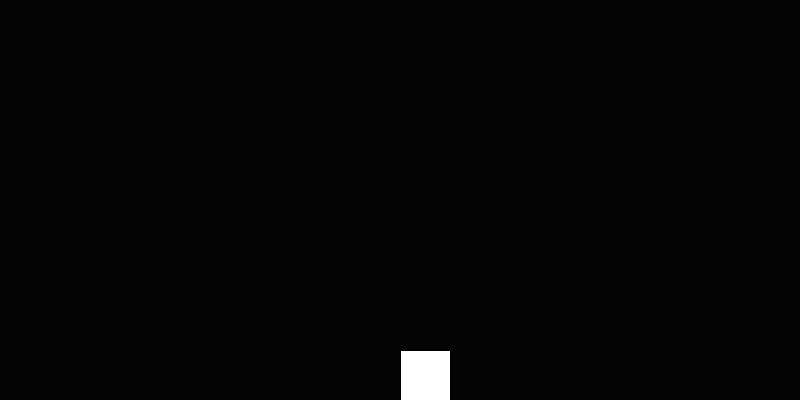
Frame 1 (no input)
Frame 60 (the mouse pressed at the canvas centre just before this capture): identical to frame 1, image omitted
Frame 120 (the mouse held since frame 60 and released just before this capture): identical to frame 1, image omitted

The Processing sketch that drew this single still picture (run headless with seeded random() and noise(); from frame 60 on, the mouse is pressed at the canvas centre):

// Processing sketch: punto_13
// ── punto_13.pde
PJ p1;
ArrayList<Bullet> balas;
int ultimaBala;
int intervalo = 5000;


void setup(){
 size(800,400); 
 p1= new PJ(width/2, height-50,50,50);
 balas = new ArrayList<Bullet>();
 ultimaBala = millis();
 
}

void draw(){
 background(4); 
 p1.dibujar();
 p1.mover();
 
 for (int i = balas.size() - 1; i >= 0; i--) {
    Bullet bala = balas.get(i);
    bala.dibujar();
    bala.mover();
       if (bala.y < 0) {
      balas.remove(i);
       }
   }
   if (millis() - ultimaBala > intervalo) {
    balas.add(new Bullet(p1.x, p1.y));
    ultimaBala = millis(); 
  }
  
  if (millis() - ultimaBala > intervalo && balas.size() < 5) {
    balas.add(new Bullet(p1.x, p1.y));
    ultimaBala = millis();
  }
  
}

void keyPressed(){
 if(key=='a'){
   p1.moviendoDerecha=true;
 }
 if(key=='d'){
   p1.moviendoIzquierda=true;
 }
}
void keyReleased(){
  if(key=='a'){
    p1.moviendoDerecha=false;
 } 
 if(key=='d'){
    p1.moviendoIzquierda=false;
 } 
}

// ── Bullet.pde
class Bullet{
float x, y, d;
int speed;
PVector vectorPos;
PVector vectorVeloz;

Bullet(float posX, float posY){
  x=posX;
  y=posY;
  d=10;
  speed= 5;
  vectorPos= new PVector(x,y);
  vectorVeloz= new PVector(0,-speed);
}
void dibujar(){
 circle(vectorPos.x, vectorPos.y, d);  
}
void mover() {
    vectorPos.add(vectorVeloz);
    colisionarConParedes();
  }
  
void colisionarConParedes() {
    if (vectorPos.x <= 0 || vectorPos.x >= width) {
      vectorVeloz.x *= -1; 
      println("Producto punto: "+(vectorVeloz.x * 0 + vectorVeloz.y * -1));
    }
    if (vectorPos.y <= 0 || vectorPos.y >= height) {
      vectorVeloz.y *= -1; 
       println("Producto punto: "+(vectorVeloz.x * 0 + vectorVeloz.y * -1));
    }
  }
}

// ── PJ.pde
class PJ{
 int x, y, d,w;
 boolean moviendoDerecha;
 boolean moviendoIzquierda;
 int speed;
 
 PJ(int startX, int startY, int startW, int startD){
   x=startX;
   y=startY;
   w=startW;
   d=startD;
 boolean moviendoDerecha=false;
 boolean moviendoIzquierda=false;
   speed =10;
 }
 void dibujar(){
  rect(x,y,w,d); 
 }
 void mover(){
  if(moviendoIzquierda==true){
    x-=speed;
    
  }
  if (moviendoDerecha==true){
   x+=speed; 
  }
  
 }
 
}
